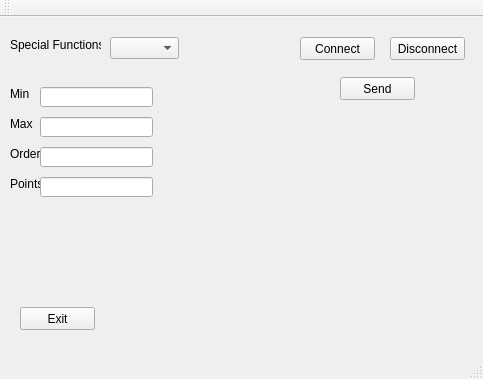
<?xml version="1.0" encoding="UTF-8"?>
<ui version="4.0">
 <class>MainWindow</class>
 <widget class="QMainWindow" name="MainWindow">
  <property name="geometry">
   <rect>
    <x>0</x>
    <y>0</y>
    <width>483</width>
    <height>379</height>
   </rect>
  </property>
  <property name="windowTitle">
   <string>MainWindow</string>
  </property>
  <widget class="QWidget" name="centralWidget">
   <widget class="QPushButton" name="connectBtn">
    <property name="geometry">
     <rect>
      <x>300</x>
      <y>20</y>
      <width>75</width>
      <height>23</height>
     </rect>
    </property>
    <property name="text">
     <string>Connect</string>
    </property>
   </widget>
   <widget class="QPushButton" name="disconnectBtn">
    <property name="geometry">
     <rect>
      <x>390</x>
      <y>20</y>
      <width>75</width>
      <height>23</height>
     </rect>
    </property>
    <property name="text">
     <string>Disconnect</string>
    </property>
   </widget>
   <widget class="QPushButton" name="sendBtn">
    <property name="geometry">
     <rect>
      <x>340</x>
      <y>60</y>
      <width>75</width>
      <height>23</height>
     </rect>
    </property>
    <property name="text">
     <string>Send</string>
    </property>
   </widget>
   <widget class="QComboBox" name="specialFuncsComboBox">
    <property name="geometry">
     <rect>
      <x>110</x>
      <y>20</y>
      <width>69</width>
      <height>22</height>
     </rect>
    </property>
    <property name="currentText">
     <string/>
    </property>
   </widget>
   <widget class="QLabel" name="label">
    <property name="geometry">
     <rect>
      <x>10</x>
      <y>20</y>
      <width>91</width>
      <height>16</height>
     </rect>
    </property>
    <property name="text">
     <string>Special Functions</string>
    </property>
   </widget>
   <widget class="QLabel" name="label_2">
    <property name="geometry">
     <rect>
      <x>10</x>
      <y>70</y>
      <width>47</width>
      <height>13</height>
     </rect>
    </property>
    <property name="text">
     <string>Min</string>
    </property>
   </widget>
   <widget class="QLabel" name="label_3">
    <property name="geometry">
     <rect>
      <x>10</x>
      <y>100</y>
      <width>47</width>
      <height>13</height>
     </rect>
    </property>
    <property name="text">
     <string>Max</string>
    </property>
   </widget>
   <widget class="QLabel" name="label_4">
    <property name="geometry">
     <rect>
      <x>10</x>
      <y>130</y>
      <width>47</width>
      <height>13</height>
     </rect>
    </property>
    <property name="text">
     <string>Order</string>
    </property>
   </widget>
   <widget class="QLabel" name="label_5">
    <property name="geometry">
     <rect>
      <x>10</x>
      <y>160</y>
      <width>47</width>
      <height>13</height>
     </rect>
    </property>
    <property name="text">
     <string>Points</string>
    </property>
   </widget>
   <widget class="QLineEdit" name="minLineEdit">
    <property name="geometry">
     <rect>
      <x>40</x>
      <y>70</y>
      <width>113</width>
      <height>20</height>
     </rect>
    </property>
   </widget>
   <widget class="QLineEdit" name="maxLineEdit">
    <property name="geometry">
     <rect>
      <x>40</x>
      <y>100</y>
      <width>113</width>
      <height>20</height>
     </rect>
    </property>
   </widget>
   <widget class="QLineEdit" name="orderLineEdit">
    <property name="geometry">
     <rect>
      <x>40</x>
      <y>130</y>
      <width>113</width>
      <height>20</height>
     </rect>
    </property>
   </widget>
   <widget class="QLineEdit" name="pointsLineEdit">
    <property name="geometry">
     <rect>
      <x>40</x>
      <y>160</y>
      <width>113</width>
      <height>20</height>
     </rect>
    </property>
   </widget>
   <widget class="QCustomPlot" name="customPlot" native="true">
    <property name="geometry">
     <rect>
      <x>190</x>
      <y>110</y>
      <width>271</width>
      <height>211</height>
     </rect>
    </property>
   </widget>
   <widget class="QPushButton" name="exitBtn">
    <property name="geometry">
     <rect>
      <x>20</x>
      <y>290</y>
      <width>75</width>
      <height>23</height>
     </rect>
    </property>
    <property name="text">
     <string>Exit</string>
    </property>
   </widget>
  </widget>
  <widget class="QMenuBar" name="menuBar">
   <property name="geometry">
    <rect>
     <x>0</x>
     <y>0</y>
     <width>483</width>
     <height>21</height>
    </rect>
   </property>
  </widget>
  <widget class="QToolBar" name="mainToolBar">
   <attribute name="toolBarArea">
    <enum>TopToolBarArea</enum>
   </attribute>
   <attribute name="toolBarBreak">
    <bool>false</bool>
   </attribute>
  </widget>
  <widget class="QStatusBar" name="statusBar"/>
 </widget>
 <layoutdefault spacing="6" margin="11"/>
 <customwidgets>
  <customwidget>
   <class>QCustomPlot</class>
   <extends>QWidget</extends>
   <header location="global">qcustomplot.h</header>
   <container>1</container>
  </customwidget>
 </customwidgets>
 <resources/>
 <connections/>
</ui>
